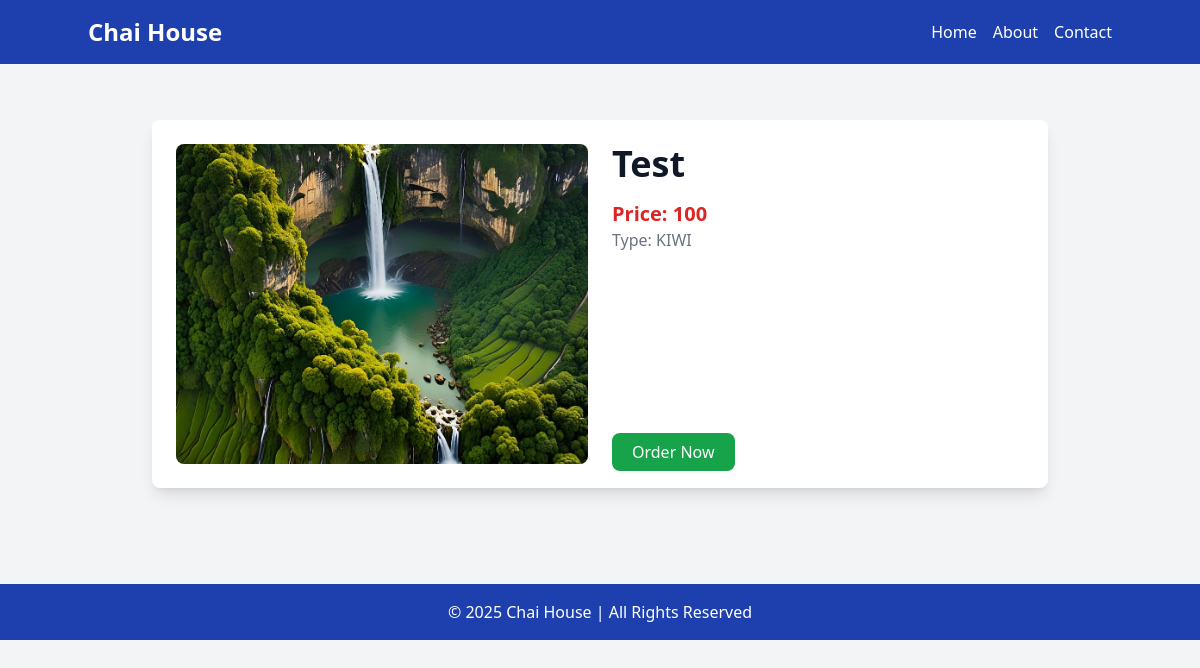
Screenshot of /chai/6/ with the database file from the repository.
### chai/models.py (models this page shows, shortened)
class Chaiverity(models.Model):
    CHAI_TYPE_CHOICE = [
        ("MASALA", "Masala"),
        ("GINGER", "Ginger"),
        ("KIWI", "Kiwi"),
        ("PLAIN", "Plain"),
        ("ELACHI", "Elachi"),
    ]
    name = models.CharField(max_length=50)  # Increased length
    image = models.ImageField(upload_to="chais/", max_length=100)  # File name limit fix
    time = models.DateTimeField(default=timezone.now)
    type = models.CharField(max_length=10, choices=CHAI_TYPE_CHOICE)  # Increased length
    description = models.TextField(default="", blank=True, null=True)
    price = models.IntegerField(default=0)

### chai/views.py (the view)
# urls.py: path('<int:chai_id>/',views.chai_detail,name="chai_detail"),
def chai_detail(request,chai_id):
    chai =get_object_or_404(Chaiverity,pk=chai_id)
    return render(request, 'chai/chai_detail.html',{'chai':chai})

### chai/templates/chai/chai_detail.html (shortened to what this page needs)
{% extends "layout.html" %}
{% block content %}
<div class="max-w-4xl mx-auto bg-white shadow-lg rounded-lg overflow-hidden my-8 p-6">
  <div class="grid grid-cols-1 md:grid-cols-2 gap-6">
    <div>
      <img src="{{ chai.image.url }}" alt="{{ chai.name }}" class="w-full h-80 object-cover rounded-lg">
    </div>
    <div class="flex flex-col justify-between">
      <div>
        <h1 class="text-4xl font-bold text-gray-900">{{ chai.name }}</h1>
        <p class="text-xl font-semibold text-red-600 mt-4">Price: {{ chai.price }}</p>
        <p class="text-md text-gray-500">Type: {{ chai.type }}</p>
      </div>
      <div class="mt-6">
        <a href="#" class="bg-green-600 text-white px-5 py-2 rounded-lg hover:bg-green-700 transition duration-300">Order Now</a>
      </div>
    </div>
  </div>
</div>
{% endblock %}

### rows the page displays
Chaiverity: image (picture), name "Test", price "100", type "KIWI"
